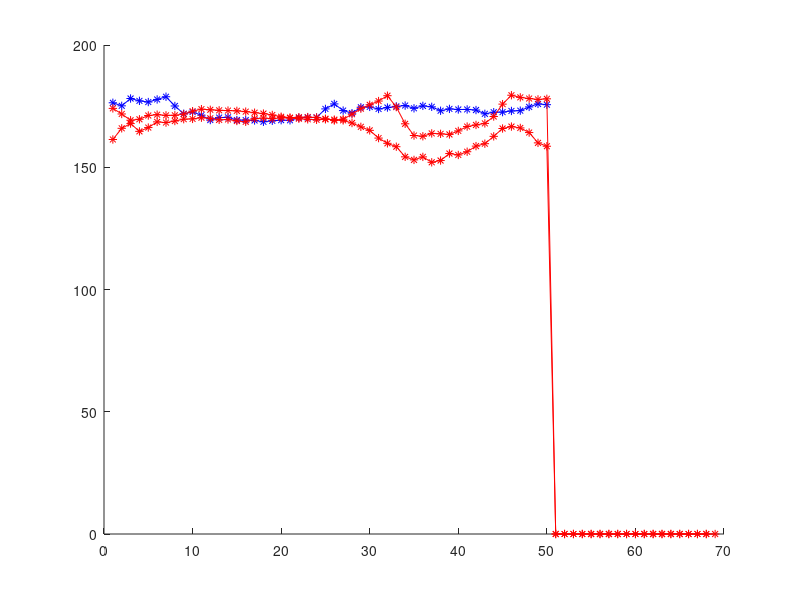
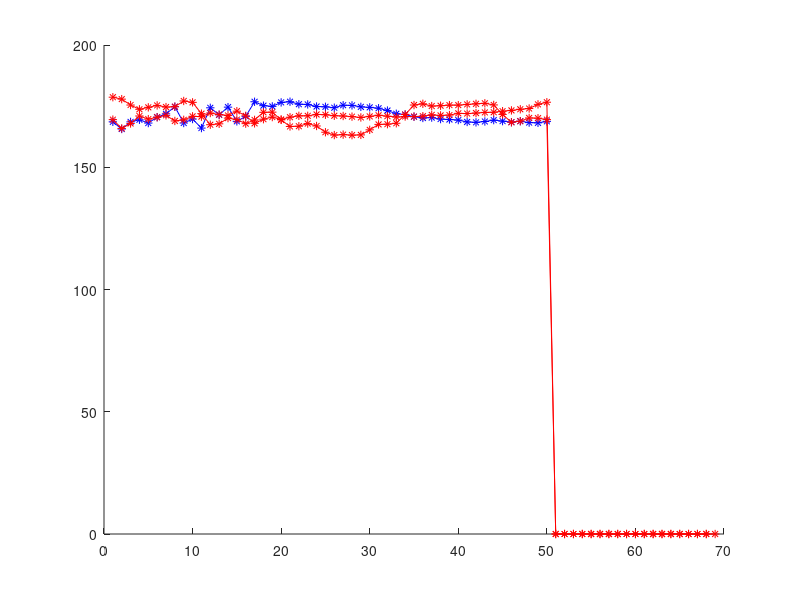
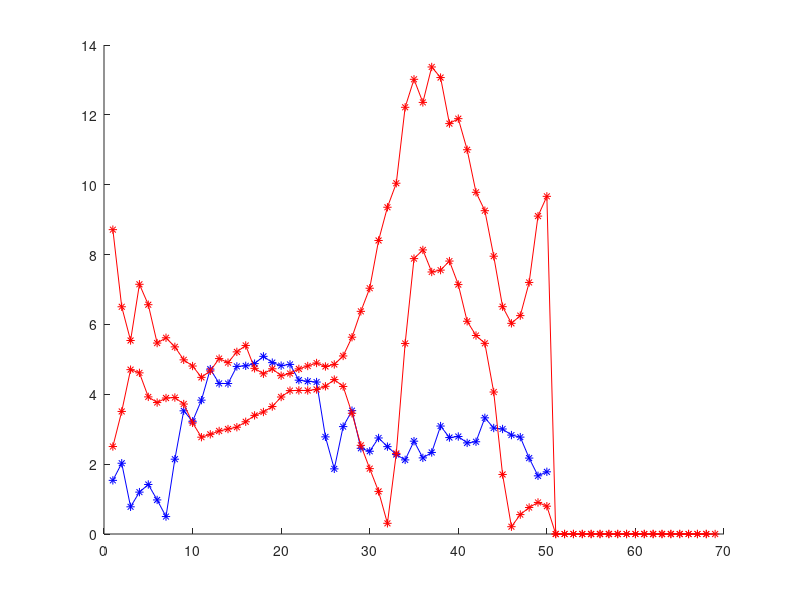
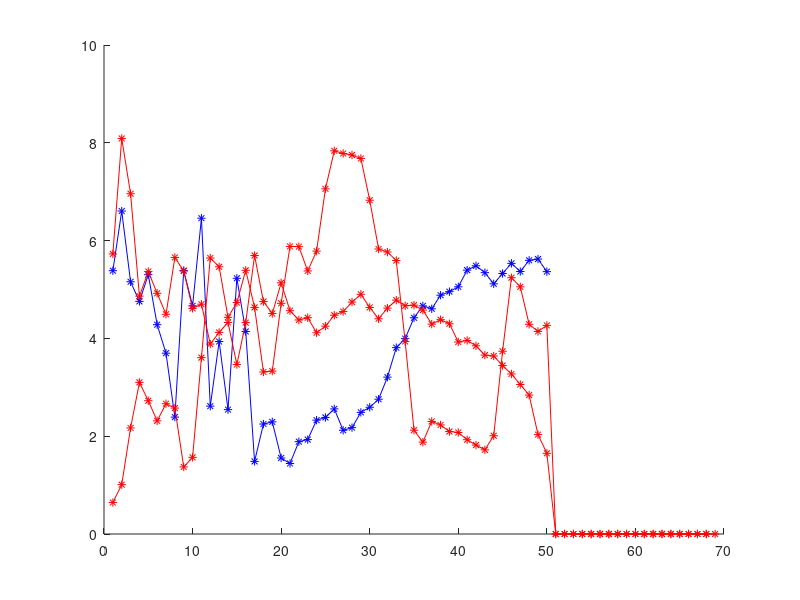

These figures' MATLAB source, in order:
% final model creation and test

Train_normal=load('angles/Angles_LFD_test');
Train_normal=Train_normal.Angles_normal;
Model = Train_normal{1};
normalized{1}=[zeros(4,abs(0)),Model];
figure(1)
hold on
figure(2)
hold on

figure(3)
hold on

figure(4)

hold on
figure(1)
plot(normalized{1}(1,:),'-*b');
figure(2)
plot(normalized{1}(2,:),'-*b');
figure(3)
plot(normalized{1}(3,:),'-*b');
figure(4)
plot(normalized{1}(4,:),'-*b');


for i=2:numel(Train_normal)
    data=Train_normal{i};
    
    if isempty(data)
        continue
    end
    s1=Model(1,:);
    s2=data(1,:);
    %X1=xcorr(s1,s2);   %compute cross-correlation between vectors s1 and s2
    %[m,d]=max(X1);      %find value and index of maximum value of cross-correlation amplitude
    [min_s, l1]=min(s2)
    [min_m, l2]=min(s1)
    delay=l2-l1;   %shift index d, as length(X1)=2*N-1; where N is the length of the signals
    figure,plot(s1)                                     %Plot signal s1
    hold,plot([delay+1:length(s2)+delay],s2,'r');   %Delay signal s2 by delay in order to align 
    if delay>0 
        normalized{i}=[zeros(4,delay), data];
    else
        normalized{i}=[data,zeros(4,abs(delay))];
    end
figure(1)
plot(normalized{i}(1,:),'-*r');
figure(2)
plot(normalized{i}(2,:),'-*r');
figure(3)
plot(normalized{i}(3,:),'-*r');
figure(4)
plot(normalized{i}(4,:),'-*r');
pause();
end